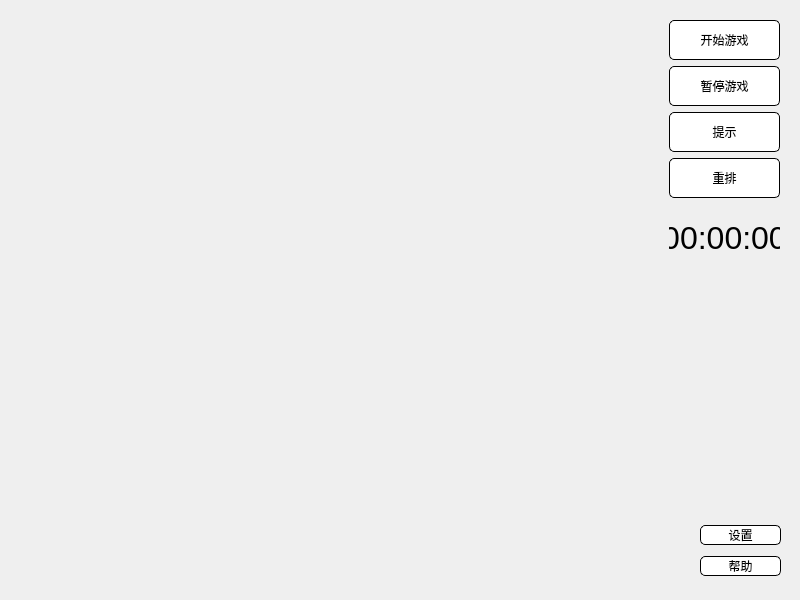
<?xml version="1.0" encoding="UTF-8"?>
<ui version="4.0">
 <class>BasicModeWindow</class>
 <widget class="QWidget" name="BasicModeWindow">
  <property name="geometry">
   <rect>
    <x>0</x>
    <y>0</y>
    <width>800</width>
    <height>600</height>
   </rect>
  </property>
  <property name="windowTitle">
   <string>欢乐连连看——基本模式</string>
  </property>
  <property name="styleSheet">
   <string notr="true">QPushButton {
background-color: white;
border: 1px solid black;
color: black;
border-radius: 5px;
}

QPushButton:hover {
background-color: #eee;
}

QPushButton:pressed {
background-color:#ccc;
}

QPushButton:disabled {
background-color: #ddd;
color: #aaa;
border-color: #aaa;
}</string>
  </property>
  <widget class="QWidget" name="verticalLayoutWidget">
   <property name="geometry">
    <rect>
     <x>669</x>
     <y>20</y>
     <width>111</width>
     <height>251</height>
    </rect>
   </property>
   <layout class="QVBoxLayout" name="verticalLayout">
    <item>
     <widget class="QPushButton" name="startGameBtn">
      <property name="minimumSize">
       <size>
        <width>0</width>
        <height>40</height>
       </size>
      </property>
      <property name="text">
       <string>开始游戏</string>
      </property>
     </widget>
    </item>
    <item>
     <widget class="QPushButton" name="pauseGameBtn">
      <property name="minimumSize">
       <size>
        <width>0</width>
        <height>40</height>
       </size>
      </property>
      <property name="text">
       <string>暂停游戏</string>
      </property>
     </widget>
    </item>
    <item>
     <widget class="QPushButton" name="hintBtn">
      <property name="minimumSize">
       <size>
        <width>0</width>
        <height>40</height>
       </size>
      </property>
      <property name="text">
       <string>提示</string>
      </property>
     </widget>
    </item>
    <item>
     <widget class="QPushButton" name="rearrangeBtn">
      <property name="minimumSize">
       <size>
        <width>0</width>
        <height>40</height>
       </size>
      </property>
      <property name="text">
       <string>重排</string>
      </property>
     </widget>
    </item>
    <item>
     <widget class="QLabel" name="timerLabel">
      <property name="font">
       <font>
        <family>Helvetica</family>
        <pointsize>24</pointsize>
       </font>
      </property>
      <property name="layoutDirection">
       <enum>Qt::LayoutDirection::LeftToRight</enum>
      </property>
      <property name="styleSheet">
       <string notr="true">color: black</string>
      </property>
      <property name="text">
       <string>00:00:00</string>
      </property>
      <property name="alignment">
       <set>Qt::AlignmentFlag::AlignCenter</set>
      </property>
      <property name="margin">
       <number>0</number>
      </property>
      <property name="buddy">
       <cstring></cstring>
      </property>
     </widget>
    </item>
   </layout>
  </widget>
  <widget class="QWidget" name="verticalLayoutWidget_2">
   <property name="geometry">
    <rect>
     <x>700</x>
     <y>520</y>
     <width>81</width>
     <height>61</height>
    </rect>
   </property>
   <layout class="QVBoxLayout" name="verticalLayout_2">
    <item>
     <widget class="QPushButton" name="pushButton">
      <property name="text">
       <string>设置</string>
      </property>
     </widget>
    </item>
    <item>
     <widget class="QPushButton" name="pushButton_2">
      <property name="text">
       <string>帮助</string>
      </property>
     </widget>
    </item>
   </layout>
  </widget>
  <widget class="QWidget" name="gridLayoutWidget">
   <property name="geometry">
    <rect>
     <x>20</x>
     <y>20</y>
     <width>640</width>
     <height>400</height>
    </rect>
   </property>
   <layout class="QGridLayout" name="gridLayout">
    <property name="sizeConstraint">
     <enum>QLayout::SizeConstraint::SetDefaultConstraint</enum>
    </property>
   </layout>
  </widget>
 </widget>
 <resources/>
 <connections/>
</ui>
